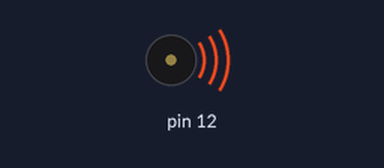
Simulated run of this sketch. Board: Arduino Uno, built with avr-gcc and run on an emulated ATmega328P. Shown: buzzer (waves = sounding).

Above: at 2.5 s.
At 6.2 s:
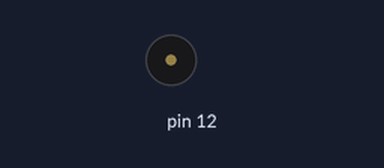
Timing chart, 0 to 9.8 s (numbered marks = the images above):
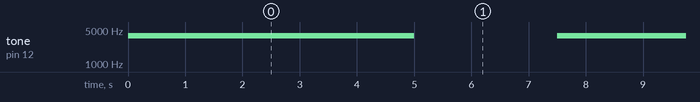

The sketch:

Tone_Starter.ino
```cpp
void setup() {
}

void loop() {
  tone(12, 3800);
  delay(5000);
  noTone(12);
  delay(2500);
}
```

Measured:
- by itself, tone on pin 12: alternates 3800 Hz for 5.0 s and silent for 2.5 s
